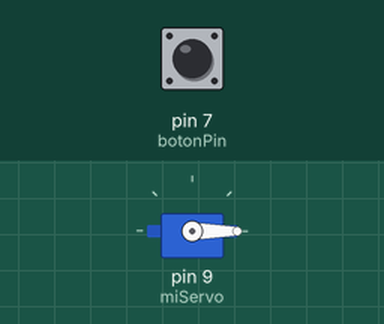
Simulated run of this sketch. Board: Arduino Uno, built with avr-gcc and run on an emulated ATmega328P. On the bench: servo. The inputs (shaded band) are chosen by the test bench; at power-on: pin 7 (botonPin) LOW.

Above: at 1.2 s.
1.3 s: pin 7 (botonPin) pulled HIGH for 0.15 s
At 1.4 s:
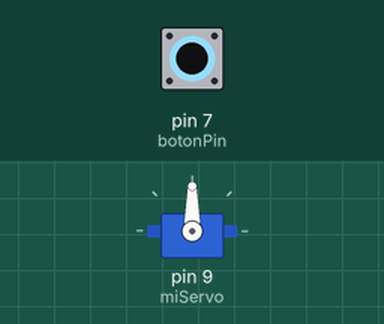
3.0 s: pin 7 (botonPin) pulled HIGH for 3.2 s
At 7.0 s:
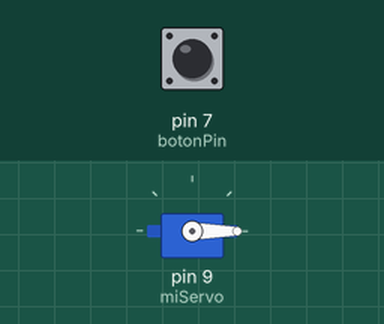
Timing chart, 0 to 8.5 s (numbered marks = the images above; inputs shaded):
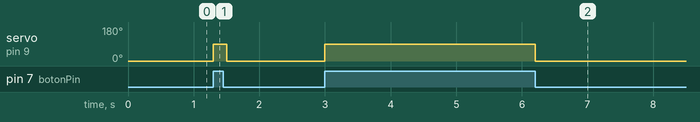

Measured:
- after the input at 1.3 s, servo on pin 9 (miServo): 0° → 90° at once, → 0° 0.20 s later
- after the input at 3.0 s, servo on pin 9 (miServo): 0° → 90° at once, → 0° 3.2 s later

The sketch:

Ej4opcional.ino
```cpp
#include <Servo.h>  // Incluir la librería para controlar el servomotor

Servo miServo;             // Crear un objeto servo
int botonPin = 7;          // Pin donde está conectado el pulsador
int estadoBoton = 0;       // Variable para guardar el estado del botón

void setup() {
  miServo.attach(9);       // Conectar el servo al pin 9
  pinMode(botonPin, INPUT); // Configurar el pin del botón como entrada
}

void loop() {
  estadoBoton = digitalRead(botonPin); // Leer el estado del botón

  if (estadoBoton == HIGH) {
    miServo.write(90);    // Girar el servo a 90° si se pulsa el botón
  } else {
    miServo.write(0);     // Volver a 0° si no se pulsa
  }

  delay(100);  // Esperar un poco para evitar lecturas erráticas
}
```
